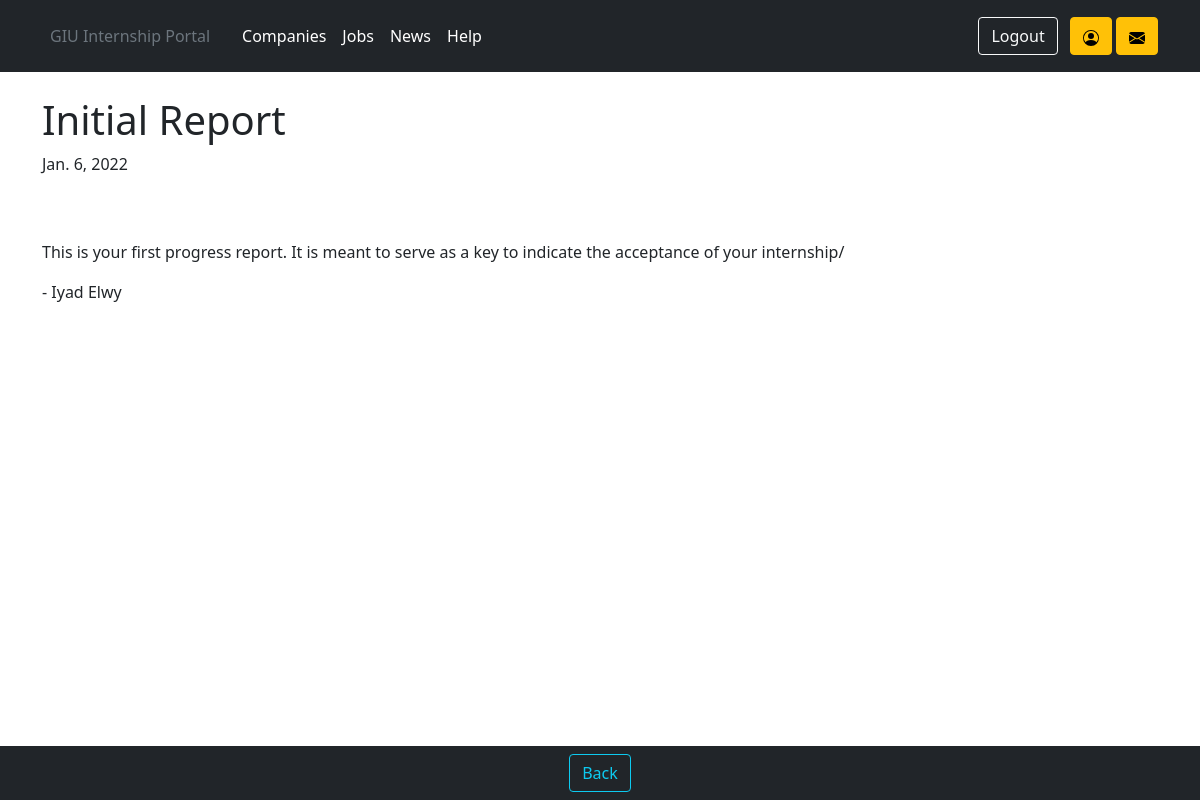
Page /users/student/4/student_portal/viewprogressreports/viewprogressreport/ (signed in) on the committed database.
### portal/models.py (models this page shows, shortened)
class ProgressReport(models.Model):
    progress_report_id = models.AutoField(primary_key=True)
    application_id = models.ForeignKey(Application, on_delete=models.CASCADE, null=True, verbose_name='Job')
    student_id = models.ForeignKey(user_models.Student, on_delete=models.CASCADE)
    academic_advisor_id = models.ForeignKey(user_models.AcademicAdvisor, on_delete=models.CASCADE, null=True)
    progress_report_title = models.CharField(max_length=100, blank=True)
    progress_report_date = models.DateField(default=django.utils.timezone.now, blank=True)
    numeric_state = models.PositiveIntegerField(default=0, blank=True)
    evaluation = models.TextField(max_length=300, default='', blank=True)
    progress_report_description = models.TextField(max_length=1000, default='', blank=True)

### users/models.py (models this page shows, shortened)
class Student(models.Model):
    sem_choices = (
        (1, 1),
        (2, 2),
        (3, 3),
        (4, 4),
        (5, 5),
        (6, 6),
        (7, 7),
        (8, 8),
        (9, 9),
        (10, 10),
        (11, 11),
        (12, 12),
    )
    fac_choices = (
        ('Engineering', 'Engineering'),
        ('Computer Science', 'Computer Science'),
        ('Business', 'Business'),
        ('Design', 'Design'),
        ('Architecture', 'Architecture'),
        ('Biotechnology', 'Biotechnology'),
        ('Pharmaceutical', 'Pharmaceutical')
    )
    user = models.OneToOneField(User, on_delete=models.CASCADE, primary_key=True)
    middle_name = models.CharField(max_length=20)
    student_university_id = models.PositiveIntegerField()
    birthdate = models.DateField()
    semester = models.IntegerField(choices=sem_choices)
    faculty = models.CharField(max_length=20, choices=fac_choices)
    major = models.CharField(max_length=20)
    gpa = models.DecimalField(decimal_places=2, max_digits=3)
    student_address = models.CharField(max_length=10)
    has_cv = models.BooleanField(default=False, blank=True)
    cover_letter = models.TextField(max_length=1000, default='', blank=True)
    is_in_job = models.BooleanField(default=False)
    current_aa = models.ForeignKey(AcademicAdvisor, on_delete=models.DO_NOTHING, null=True, blank=True)

class User(AbstractUser):
    is_student = models.BooleanField(default=False)
    is_employer = models.BooleanField(default=False)
    is_admin = models.BooleanField(default=False)
    is_faculty_representative = models.BooleanField(default=False)
    is_academic_advisor = models.BooleanField(default=False)
    is_career_office_coordinator = models.BooleanField(default=False)
    password = models.CharField(null=True, blank=True, max_length=500)

### portal/views.py (the view)
# urls.py: path('viewprogressreports/viewprogressreport/', views.StudentShowProgressReport.as_view(),
class StudentShowProgressReport(LoginRequiredMixin, UserPassesTestMixin, DetailView):
    model = ProgressReport
    template_name = 'portal/student_show_progress_report.html'
    context_object_name = 'student_show_progress_report'
    login_url = 'login'
    def test_func(self):
        return self.request.user.is_student

### templates/portal/student_show_progress_report.html
{% extends 'userprofiles/academicadv_profile.html' %}
{% block navitems %}
    <button onclick="history.back()" class="btn btn-outline-info ml-2" type="button">Back</button>
    </div>
{% endblock navitems %}
{% block profile_body %}
    <br>
    <div class="container">
        <div class="jumbotron">
            <h1>{{ student_show_progress_report.progress_report_title }}</h1>
            <p>{{ student_show_progress_report.progress_report_date }}</p>
            <br>
            <br>
            <p>{{ student_show_progress_report.progress_report_description }}</p>
            <p>- {{ student_show_progress_report.student_id.user.first_name }}
                {{ student_show_progress_report.student_id.user.last_name }}</p>
        </div>
    </div>
{% endblock profile_body %}

### rows in the picture
ProgressReport: progress_report_title "Initial Report", progress_report_date "Jan. 6, 2022", progress_report_description "This is your first progress report. It is meant to serve as a key to indicate the acceptance of your internship/", student_id.user.first_name "Iyad", student_id.user.last_name "Elwy"
